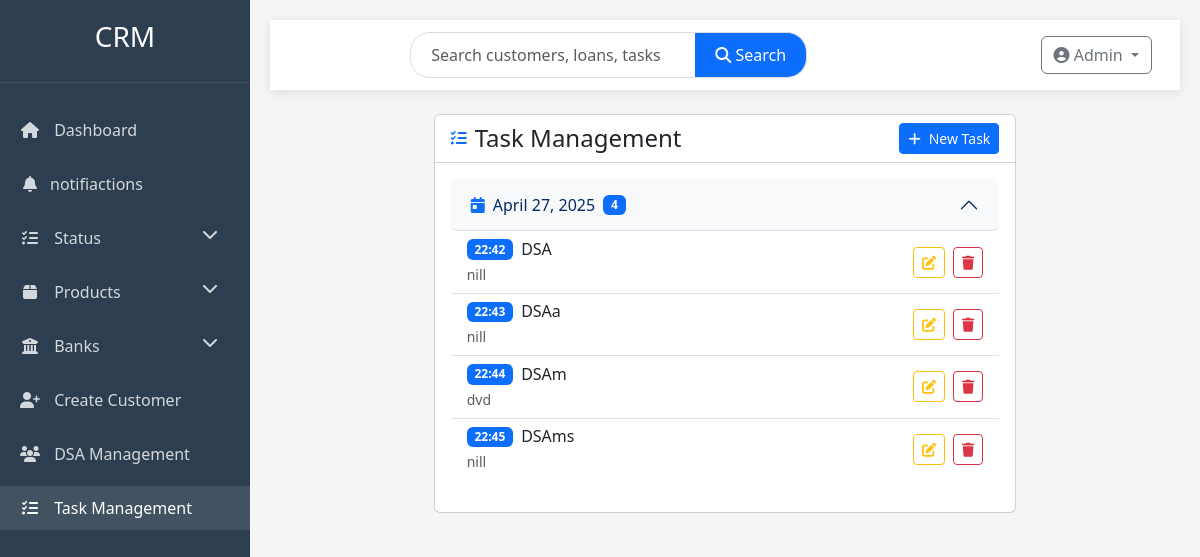
The app's page /task_list, older data.
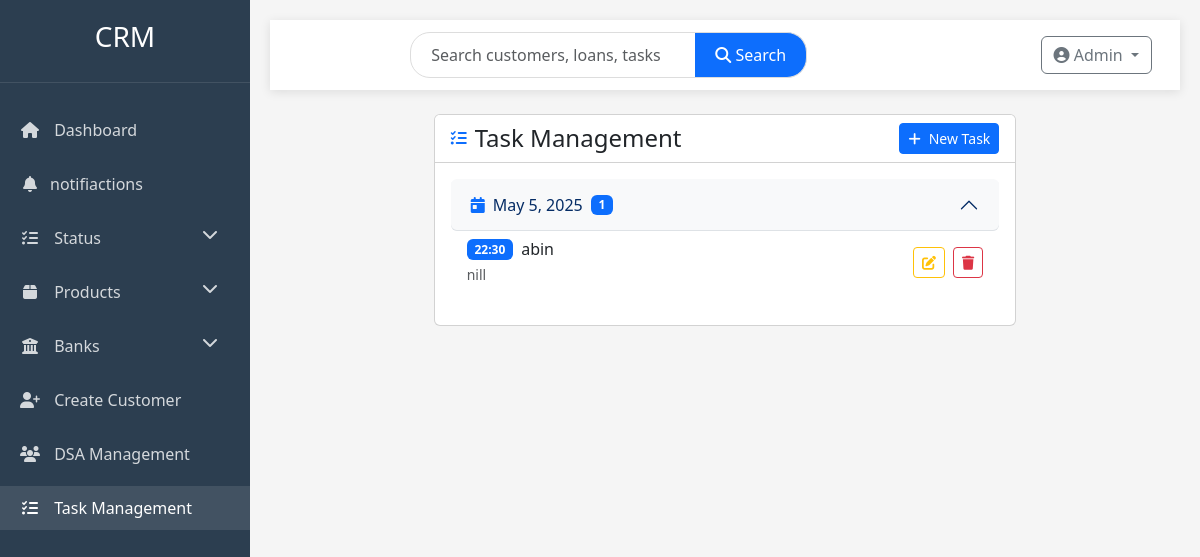
The same page, newer data.
### profiles/models.py (models this page shows, shortened)
class Task(models.Model):
    title = models.CharField(max_length=50)
    descriptions = models.TextField(blank=True,null=True)
    task_date = models.DateField()
    task_time = models.TimeField()
    created_at = models.DateTimeField(auto_now_add=True)

### profiles/views.py (the view)
# urls.py: path('task_list',views.task_list,name='task_list'),
def task_list(request):
    tasks = Task.objects.all().order_by('task_date', 'task_time')
    task_dict = {}
    for task in tasks:
        if task.task_date not in task_dict:
            task_dict[task.task_date] = []
        task_dict[task.task_date].append(task)
    context = {
        'task_dict': task_dict,
    }
    return render(request, 'task_list.html', context)

### templates/task_list.html (shortened to what the changed rows need)
{% extends "base.html" %}
{% block content %}
<div class="row animate-fade">
    <div class="col-lg-8 mx-auto">
        <div class="card">
            <div class="card-body">
                {% if task_dict %}
                <div class="accordion" id="taskAccordion">
                    {% for date, tasks in task_dict.items %}
                    <div class="accordion-item border-0 mb-3">
                        <h2 class="accordion-header" id="heading{{ forloop.counter }}">
                            <button class="accordion-button bg-light rounded" type="button" data-bs-toggle="collapse"
                                    data-bs-target="#collapse{{ forloop.counter }}" aria-expanded="true"
                                    aria-controls="collapse{{ forloop.counter }}">
                                <i class="fas fa-calendar-day me-2 text-primary"></i>
                                {{ date }}
                                <span class="badge bg-primary ms-2">{{ tasks|length }}</span>
                            </button>
                        </h2>
                        <div id="collapse{{ forloop.counter }}" class="accordion-collapse collapse show"
                             aria-labelledby="heading{{ forloop.counter }}" data-bs-parent="#taskAccordion">
                            <div class="accordion-body p-0">
                                <ul class="list-group list-group-flush">
                                    {% for task in tasks %}
                                    <li class="list-group-item">
                                        <div class="d-flex justify-content-between align-items-center">
                                            <div>
                                                <div class="d-flex align-items-center mb-1">
                                                    <span class="badge bg-primary me-2">
                                                        {{ task.task_time|time:"H:i" }}
                                                    </span>
                                                    <h6 class="mb-0">{{ task.title }}</h6>
                                                </div>
                                                {% if task.descriptions %}
                                                    <p class="text-muted small mb-0">{{ task.descriptions }}</p>
                                                {% endif %}
                                            </div>
                                            <div class="d-flex gap-2">
                                                <a href="{% url 'edit_task' task.id %}" class="btn btn-sm btn-outline-warning">
                                                    <i class="fas fa-edit"></i>
                                                </a>
                                                <a href="{% url 'delete_task' task.id %}" class="btn btn-sm btn-outline-danger">
                                                    <i class="fas fa-trash"></i>
                                                </a>
                                            </div>
                                        </div>
                                    </li>
                                    {% endfor %}
                                </ul>
                            </div>
                        </div>
                    </div>
                    {% endfor %}
                </div>
                {% else %}
                <div class="text-center py-5">
                    <i class="fas fa-tasks fa-3x text-muted mb-3"></i>
                    <h5>No Tasks Scheduled</h5>
                    <p class="text-muted">Click the button above to schedule your first task</p>
                </div>
                {% endif %}
            </div>
        </div>
    </div>
</div>
{% endblock %}

Row changes from the older to the newer data that the page shows:
removed Task: task_date "April 27, 2025", tasks "4", task_time "22:42", title "DSA", descriptions "nill"
removed Task: task_time "22:43", title "DSAa", descriptions "nill", shown under "April 27, 2025"
removed Task: task_time "22:44", title "DSAm", descriptions "dvd", shown under "April 27, 2025"
removed Task: task_time "22:45", title "DSAms", descriptions "nill", shown under "April 27, 2025"
added Task: task_date "May 5, 2025", tasks "1", task_time "22:30", title "abin", descriptions "nill"
